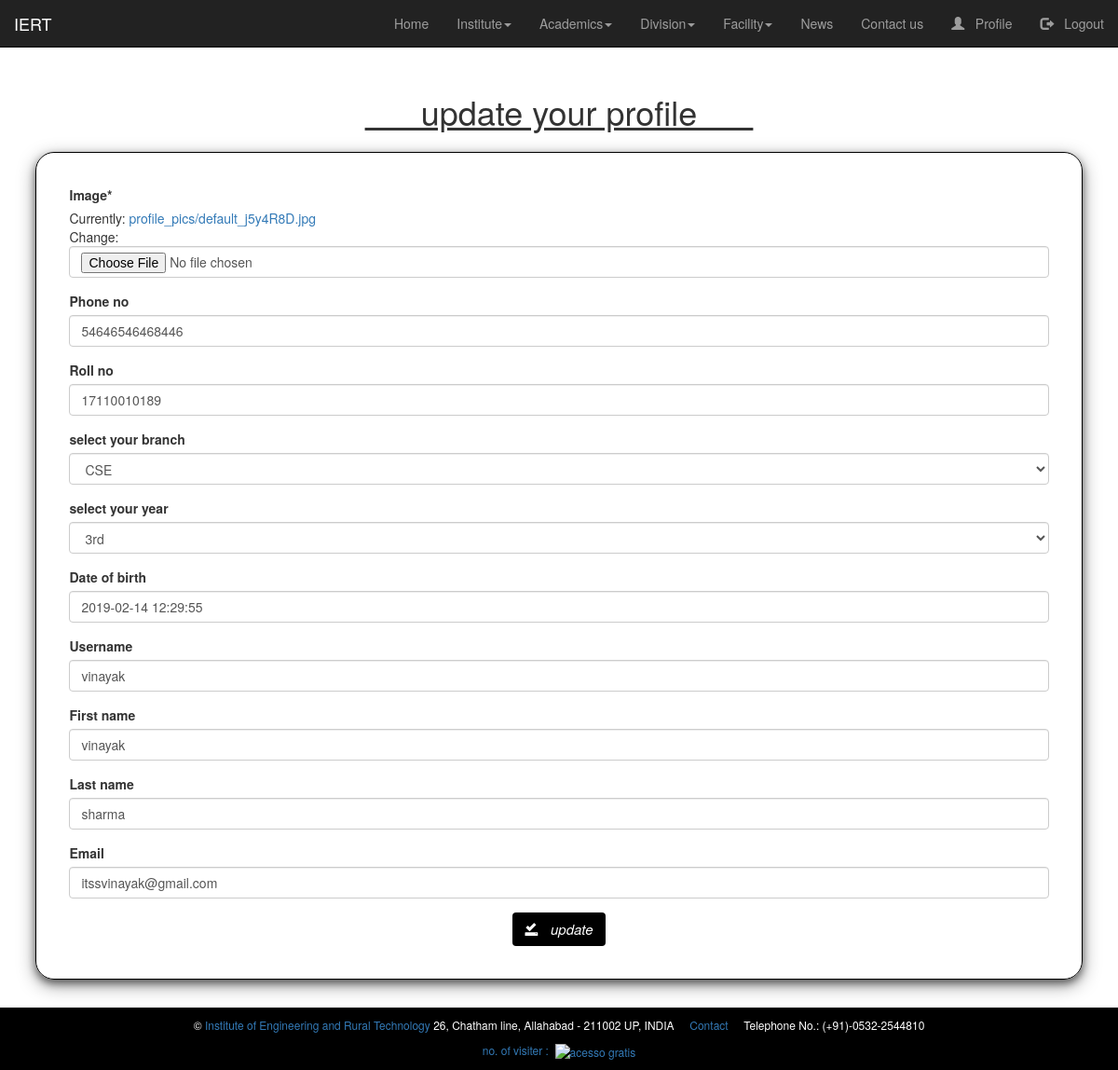
/Profile_update/ (signed in), run on an earlier commit of the app's database.
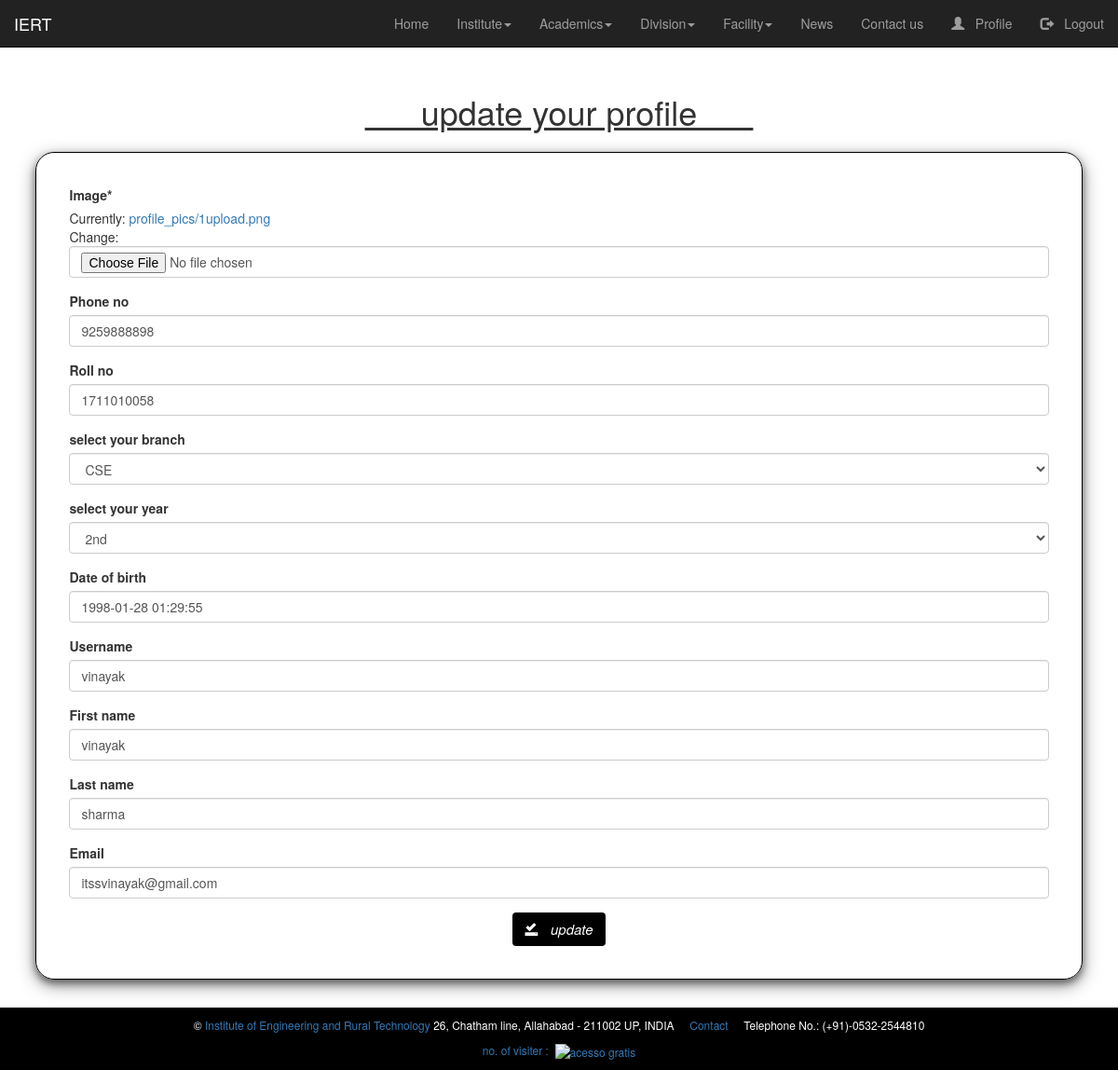
And on a later commit of the database.
### user/models.py (models this page shows, shortened)
class User_details(models.Model):
    user=models.OneToOneField(User, on_delete=models.CASCADE)
    phone_no=models.CharField(default='', max_length=20)
    branch=models.CharField(default='', max_length=20)
    year = models.CharField(default='', max_length=20)
    roll_no=models.CharField(default='', max_length=30)
    date_of_birth=models.DateTimeField(default=timezone.now)

### user/views.py (the view, shortened to what this page needs)
# urls.py: path('Profile_update/', user.Profile_update, name='Profile_update'),
@login_required
def Profile_update(request):
    pd_form = User_detailsForm(instance=request.user.user_details)
    p_form = ProfileUpdateForm(instance=request.user.profile)
    u_form = UserUpdateForm(instance=request.user)
    context = {
        'pd_form':pd_form,
        'p_form':p_form,
        'u_form': u_form,
        'title':'profile',
    }
    return render(request, 'user/profile_update.html', context)

### user/forms.py
class User_detailsForm(forms.ModelForm):
    year_list=[
                ('1st', '1st'),
                ('2nd', '2nd'),
                ('3rd', '3rd'),
                ('4th', '4th'),
             ]
    branch_list=[
                 ('CSE', 'CSE'),
                 ('ELEX', 'ELEX'),
                 ('IP', 'IP'),
                ]
    phone_no = forms.CharField(max_length=20, required=False)
    branch=forms.CharField(max_length=20,label='select your branch', widget=forms.Select(choices=branch_list), required=False)
    roll_no = forms.CharField(max_length=30, required=False)
    year = forms.CharField(max_length=20, label='select your year', widget=forms.Select(choices=year_list), required=False)
    date_of_birth = forms.DateTimeField(required=False)
    class Meta:
        model = User_details
        fields = ['phone_no', 'roll_no', 'branch', 'year', 'date_of_birth']

class ProfileUpdateForm(forms.ModelForm):
    class Meta:
        model = Profile
        fields = ['image']

### user/templates/user/profile_update.html (shortened to what this page needs)
{% extends "home/index.html" %}
{% load crispy_forms_tags %}
{% block start %}
<center><h1><ins> &nbsp; &nbsp; &nbsp; update your profile &nbsp; &nbsp; &nbsp;</ins></h1></center>
<form method="POST" enctype="multipart/form-data" class="update_form">
       {{p_form|crispy}}
       {{pd_form|crispy}}
       {{u_form|crispy}}
  <center>
    <button style="background: black; color:white; font-size: 1.5rem;" class="btn btn-outline-info" type="sumbit"><span class="glyphicon glyphicon-saved"></span> &nbsp; update</button>
  </center>
</form>
{% endblock %}

What changed in the data, as far as the page shows it:
changed User_details "CSE": phone_no "54646546468446" → "9259888898"; roll_no "17110010189" → "1711010058"; year "3rd" → "2nd"; date_of_birth "2019-02-14 12:29:55" → "1998-01-28 01:29:55"
Also different on the page:
text no longer shown: "Image * Currently: profile_pics/default_j5y4R8D.jpg Change:"
text now shown: "Image * Currently: profile_pics/1upload.png Change:"
